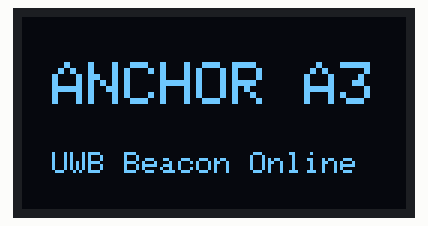
This sketch was run on a simulated ESP32. Shown: 128×64 one-colour display. The modem accepts every AT command (registered, SIM ready, sends succeed) and sends nothing else; what the sketch prints to the serial monitor is not drawn.

Above: at 0.1 s.

The sketch:

anchor123_main.ino
```cpp
/*
 * 3D Tracking System: PASSIVE BEACON ANCHORS (A1 - A3)
 * Use this exact code for your remaining 3 anchors.
 * Simply change the index below for each physical board.
 */
#include <WiFi.h>
#include <Wire.h>
#include <Adafruit_GFX.h>
#include <Adafruit_SSD1306.h>

// =========================================================================
#define ANCHOR_INDEX 3  // <-- CHANGE TO 1, 2, or 3 FOR EACH PHYSICAL ANCHOR
// =========================================================================

#define SERIAL_LOG Serial
#define SERIAL_AT mySerial2
HardwareSerial SERIAL_AT(2);

#define UWB_TAG_COUNT 64
#define RESET 16
#define IO_RXD2 18
#define IO_TXD2 17
#define I2C_SDA 39
#define I2C_SCL 38

Adafruit_SSD1306 display(128, 64, &Wire, -1);

void sendUwbCommand(String command, const int timeout) {
    SERIAL_AT.println(command);
    long int time = millis();
    while ((time + timeout) > millis()) {
        while (SERIAL_AT.available()) {
            SERIAL_AT.read(); // Flush incoming response out of buffer
        }
    }
}

void setup() {
    pinMode(RESET, OUTPUT);
    digitalWrite(RESET, HIGH);

    // Serial debugging line set to your high-speed 921600 system standard
    SERIAL_LOG.begin(921600);
    // UWB Module connection line
    SERIAL_AT.begin(115200, SERIAL_8N1, IO_RXD2, IO_TXD2);

    // Turn off internal Wi-Fi/Bluetooth radios to maximize battery runtimes on tripods
    WiFi.mode(WIFI_OFF);

    // Initialize display layout
    Wire.begin(I2C_SDA, I2C_SCL);
    if(display.begin(SSD1306_SWITCHCAPVCC, 0x3C)) {
        display.clearDisplay();
        display.setTextSize(2);
        display.setTextColor(SSD1306_WHITE);
        display.setCursor(10, 15);
        display.printf("ANCHOR A%d", ANCHOR_INDEX);
        display.setTextSize(1);
        display.setCursor(10, 45);
        display.print("UWB Beacon Online");
        display.display();
    }

    SERIAL_LOG.printf("[SYSTEM]: Initializing Passive Anchor Hardware ID: A%d...\n", ANCHOR_INDEX);

    // Configure Native UWB Transceiver Hardware Subsystem
    sendUwbCommand("AT?", 500);
    sendUwbCommand("AT+RESTORE", 2000);

    // Set role configuration parameter to 1 (Anchor Role mode)
    sendUwbCommand("AT+SETCFG=" + String(ANCHOR_INDEX) + ",1,1,1", 500);

    sendUwbCommand("AT+SETCAP=" + String(UWB_TAG_COUNT) + ",10,1", 500);
    sendUwbCommand("AT+SETANT=16399", 500);
    sendUwbCommand("AT+SETRPT=1", 500);
    sendUwbCommand("AT+SAVE", 500);
    sendUwbCommand("AT+RESTART", 1000);

    SERIAL_LOG.printf("[SYSTEM]: Anchor A%d configuration complete. Standing by for Tag ranging pings.\n", ANCHOR_INDEX);
}

void loop() {
    // Keep the local anchor ring buffer drained continuously to prevent memory leaks
    while (SERIAL_AT.available() > 0) {
        SERIAL_AT.read();
    }
    delay(100); // Low duty-cycle idle state loop
}
```
